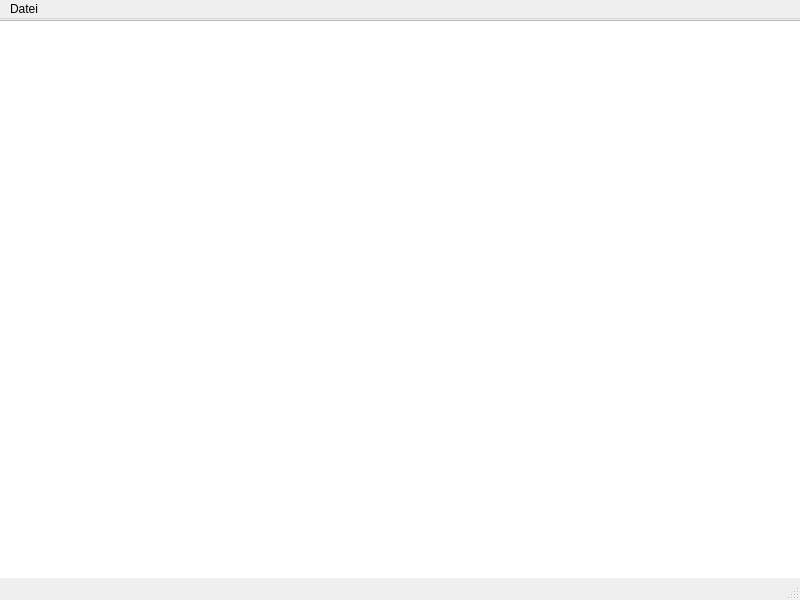
<?xml version="1.0" encoding="UTF-8"?>
<ui version="4.0">
 <class>MainWindow</class>
 <widget class="QMainWindow" name="MainWindow">
  <property name="geometry">
   <rect>
    <x>0</x>
    <y>0</y>
    <width>800</width>
    <height>600</height>
   </rect>
  </property>
  <property name="windowTitle">
   <string>MainWindow</string>
  </property>
  <widget class="QWidget" name="centralwidget">
   <widget class="QTableWidget" name="tableWidget">
    <property name="geometry">
     <rect>
      <x>-5</x>
      <y>1</y>
      <width>811</width>
      <height>591</height>
     </rect>
    </property>
   </widget>
  </widget>
  <widget class="QMenuBar" name="menubar">
   <property name="geometry">
    <rect>
     <x>0</x>
     <y>0</y>
     <width>800</width>
     <height>22</height>
    </rect>
   </property>
   <widget class="QMenu" name="menuDatei">
    <property name="title">
     <string>Datei</string>
    </property>
    <addaction name="actionNeu"/>
    <addaction name="action_ffnen"/>
    <addaction name="actionSpeichern"/>
    <addaction name="actionExit"/>
   </widget>
   <addaction name="menuDatei"/>
  </widget>
  <widget class="QStatusBar" name="statusbar"/>
  <action name="actionNeu">
   <property name="text">
    <string>Neu</string>
   </property>
  </action>
  <action name="action_ffnen">
   <property name="text">
    <string>Öffnen</string>
   </property>
  </action>
  <action name="actionSpeichern">
   <property name="text">
    <string>Speichern</string>
   </property>
  </action>
  <action name="actionExit">
   <property name="text">
    <string>Exit</string>
   </property>
  </action>
 </widget>
 <resources/>
 <connections/>
</ui>
